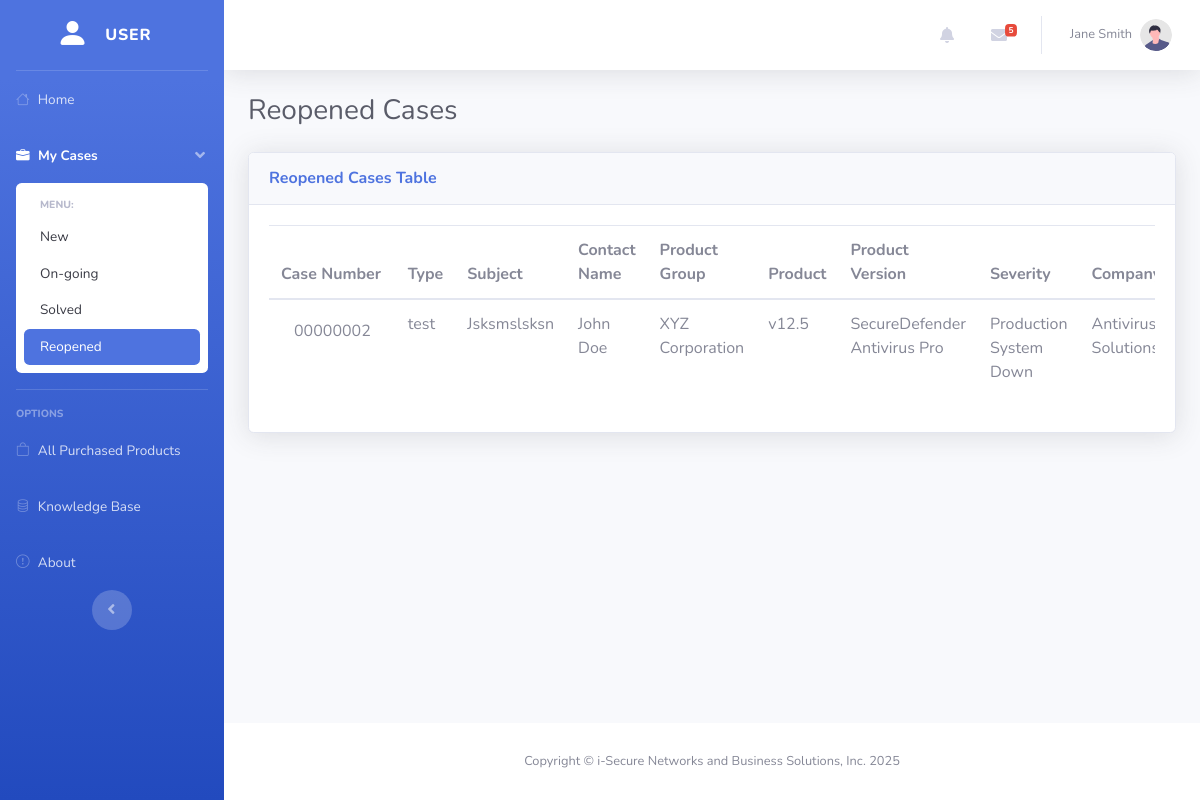
The page /user/reopened_cases.php (signed in) on the database as committed earlier.
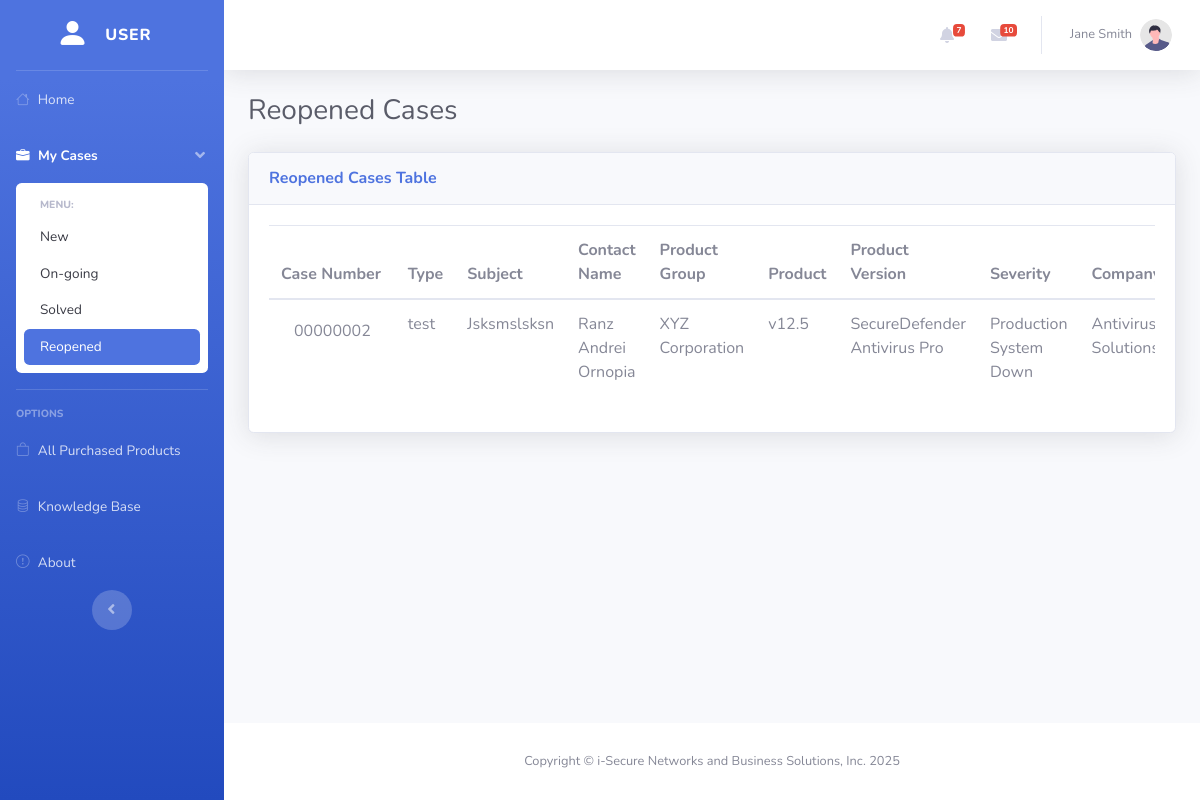
The same page on the database as committed later.
### tables this page shows
CREATE TABLE `cases` (
  `id` int(11) NOT NULL,
  `case_number` varchar(50) NOT NULL,
  `type` varchar(255) NOT NULL,
  `subject` text NOT NULL,
  `user_id` int(11) DEFAULT NULL,
  `product_group` varchar(255) NOT NULL,
  `product` varchar(255) NOT NULL,
  `product_version` varchar(50) NOT NULL,
  `severity` enum('Production System Down','Restricted Operations','Question/Inconvenience','') NOT NULL,
  `case_status` enum('New','Waiting in Progress','Closed','Solved') NOT NULL DEFAULT 'New',
  `attachment` varchar(255) NOT NULL,
  `case_owner` int(11) NOT NULL,
  `company` varchar(255) NOT NULL,
  `last_modified` timestamp NOT NULL DEFAULT current_timestamp() ON UPDATE current_timestamp(),
  `datetime_opened` datetime DEFAULT current_timestamp(),
  `reopen` int(11) NOT NULL
);

CREATE TABLE `users` (
  `id` int(11) NOT NULL,
  `full_name` varchar(255) NOT NULL,
  `email` varchar(255) NOT NULL,
  `username` varchar(100) NOT NULL,
  `password` varchar(255) NOT NULL,
  `role` enum('User','Engineer','Technical Engineer','Technical Head') NOT NULL DEFAULT 'User',
  `account_status` enum('Active','Deactivated','','') NOT NULL DEFAULT 'Active',
  `created_at` timestamp NOT NULL DEFAULT current_timestamp()
);

### fetch/reopened_cases_table_user.php (called while the page is built)
<?php
require_once "../config/database.php";
$getReopenedCases = mysqli_prepare($connection, "SELECT
c.id,
c.case_number,
c.type,
c.subject,
c.product_group,
c.product,
c.product_version,
c.severity,
c.company,
c.reopen,
u.full_name AS contact_name
FROM cases AS c
INNER JOIN users AS u ON c.user_id = u.id
WHERE c.case_status = ? AND c.case_owner = ? AND c.reopen > 0");
$caseStatus = "Waiting in Progress";
mysqli_stmt_bind_param($getReopenedCases, "si", $caseStatus, $_SESSION["user_id"]);
mysqli_stmt_execute($getReopenedCases);
$getReopenedCasesResult = mysqli_stmt_get_result($getReopenedCases);
$reopenedCasesTable = [];
if (mysqli_num_rows($getReopenedCasesResult) > 0) {
    $row = mysqli_fetch_assoc($getReopenedCasesResult);
    $reopenedCasesTable[] = $row;
}

### user/reopened_cases.php (the view, shortened to what the changed rows need)
<?php
$pageTitle = "Reopened Cases";
require_once "../fetch/reopened_cases_table_user.php";
?>
<!DOCTYPE html>
<html lang="en">
<head>
    <?php include_once "../components/head.php" ?>
    <link rel="stylesheet" href="https://cdn.datatables.net/2.2.2/css/dataTables.bootstrap4.css">
</head>
<body id="page-top">
    <div id="wrapper">
        <div id="content-wrapper" class="d-flex flex-column">
            <div id="content">
                <?php include_once "../components/user_topbar.php" ?>
                <div class="container-fluid">
                    <div class="d-sm-flex align-items-center justify-content-between mb-4">
                        <h1 class="h3 mb-0 text-gray-800"><?= $pageTitle ?></h1>
                    </div>
                    <div class="card shadow mb-4">
                        <div class="card-body">
                            <div class="table-responsive">
                                <table class="table" id="table">
                                    <thead>
                                        <tr>
                                            <th>Case Number</th>
                                            <th>Type</th>
                                            <th>Subject</th>
                                            <th>Contact Name</th>
                                            <th>Product Group</th>
                                            <th>Product</th>
                                            <th>Product Version</th>
                                            <th>Severity</th>
                                            <th>Company</th>
                                        </tr>
                                    </thead>
                                    <tbody>
                                        <?php
                                        foreach ($reopenedCasesTable as $row) {
                                            $caseNumber = '<a href="#" class="case-number btn" data-case-id="' . $row["id"] . '" data-case-number="' . $row["case_number"] . '" data-case-owner="' . $_SESSION["user_id"] . '">' . $row["case_number"] . '</a>';
                                            echo "<tr>";
                                            echo "<td>" . $caseNumber . "</td>";
                                            echo "<td>" . $row["type"] . "</td>";
                                            echo "<td>" . $row["subject"] . "</td>";
                                            echo "<td>" . $row["contact_name"] . "</td>";
                                            echo "<td>" . $row["product_group"] . "</td>";
                                            echo "<td>" . $row["product"] . "</td>";
                                            echo "<td>" . $row["product_version"] . "</td>";
                                            echo "<td>" . $row["severity"] . "</td>";
                                            echo "<td>" . $row["company"] . "</td>";
                                            echo "</tr>";
                                        }
                                        ?>
                                    </tbody>
                                </table>
                            </div>
                        </div>
                    </div>
                </div>
            </div>
        </div>
    </div>
</body>
</html>

### components/user_topbar.php (shortened to what the changed rows need)
<nav class="navbar navbar-expand navbar-light bg-white topbar mb-4 static-top shadow">
    <ul class="navbar-nav ml-auto">
        <?php include_once("../config/database.php"); ?>
        <li class="nav-item dropdown no-arrow mx-1">
            <a class="nav-link dropdown-toggle" href="#" id="alertsDropdown" role="button" data-toggle="dropdown"
                aria-haspopup="true" aria-expanded="false">
                <i class="fas fa-bell fa-fw"></i>
                <?php
                $notification_count = 0;
                if ($_SESSION["user_full_name"] && isset($connection)) {
                    $count_query = "SELECT COUNT(*) as count FROM notifications WHERE recipient_username = ?";
                    $count_stmt = $connection->prepare($count_query);
                    if ($count_stmt) {
                        $count_stmt->bind_param("s", $_SESSION["user_full_name"]);
                        $count_stmt->execute();
                        $count_result = $count_stmt->get_result();
                        if ($count_result) {
                            $count_row = $count_result->fetch_assoc();
                            $notification_count = $count_row['count'] ?? 0;
                        } else {
                            error_log("Error getting result for notification count: " . $connection->error);
                        }
                    } else {
                        error_log("Error preparing notification count query: " . $connection->error);
                    }
                }
                ?>
                <span class="badge badge-danger badge-counter"><?php echo $notification_count > 0 ? $notification_count : ''; ?></span>
            </a>
        </li>
        <li class="nav-item dropdown no-arrow mx-1">
            <a class="nav-link dropdown-toggle" href="#" id="messagesDropdown" role="button" data-toggle="dropdown"
                aria-haspopup="true" aria-expanded="false">
                <i class="fas fa-envelope fa-fw"></i>
                <?php
                $chat_count = 0;
                if (isset($_SESSION["user_full_name"]) && isset($connection)) {
                    $current_user = $_SESSION["user_full_name"];
                    $count_query = "SELECT COUNT(DISTINCT case_number) as count FROM chats WHERE sender = ? OR receiver = ?";
                    $count_stmt = $connection->prepare($count_query);
                    if ($count_stmt) {
                        $count_stmt->bind_param("ss", $current_user, $current_user);
                        $count_stmt->execute();
                        $count_result = $count_stmt->get_result();
                        if ($count_result) {
                            $count_row = $count_result->fetch_assoc();
                            $chat_count = $count_row['count'] ?? 0;
                        } else {
                            error_log("Error getting result for chat count: " . $connection->error);
                        }
                    } else {
                        error_log("Error preparing chat count query: " . $connection->error);
                    }
                }
                ?>
                <span class="badge badge-danger badge-counter"><?php echo $chat_count > 0 ? $chat_count : ''; ?></span>
            </a>
        </li>
    </ul>
</nav>

Rows that differ between the two databases and show on the page:
changed cases "test": user.full_name "John Doe" → "Ranz Andrei Ornopia"
Other text that changed with them:
$notification_count: (not shown) → "7"
$chat_count: "5" → "10"
